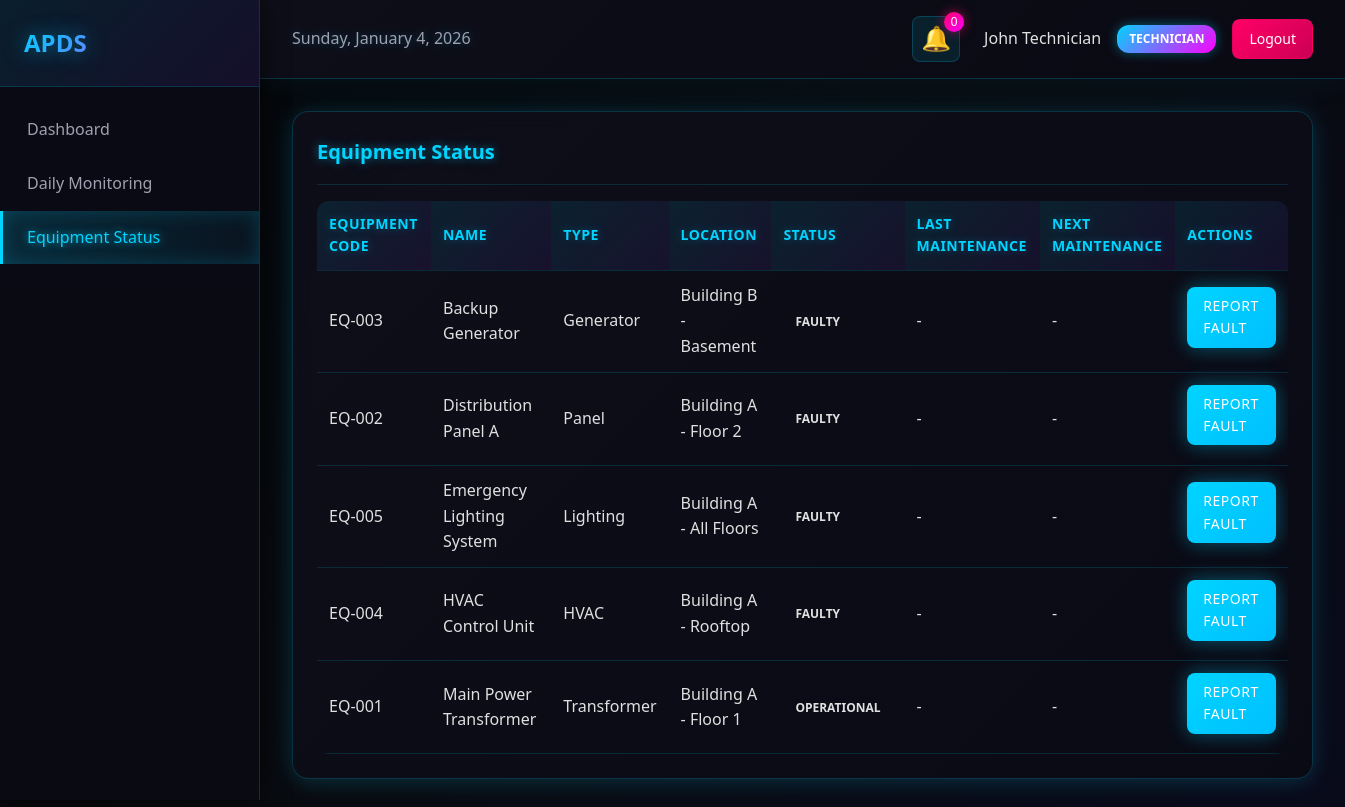
The page /forms/equipment-status (signed in) on the database its author committed.
### tables this page shows
CREATE TABLE users (
                id INTEGER PRIMARY KEY AUTOINCREMENT,
                username TEXT UNIQUE NOT NULL,
                email TEXT UNIQUE NOT NULL,
                password_hash TEXT NOT NULL,
                role TEXT NOT NULL CHECK(role IN ('technician', 'engineer', 'dm', 'dgm', 'vendor')),
                full_name TEXT NOT NULL,
                department TEXT,
                created_at TIMESTAMP DEFAULT CURRENT_TIMESTAMP,
                is_active INTEGER DEFAULT 1
            );

CREATE TABLE equipment (
                id INTEGER PRIMARY KEY AUTOINCREMENT,
                equipment_code TEXT UNIQUE NOT NULL,
                equipment_name TEXT NOT NULL,
                equipment_type TEXT NOT NULL,
                location TEXT NOT NULL,
                status TEXT DEFAULT 'operational' CHECK(status IN ('operational', 'maintenance', 'faulty', 'decommissioned')),
                last_maintenance_date DATE,
                next_maintenance_date DATE,
                created_at TIMESTAMP DEFAULT CURRENT_TIMESTAMP
            );

### app/routes/form_routes.py (the view)
@forms_bp.route('/forms/equipment-status')
def equipment_status():
    auth_check = require_auth()
    if auth_check:
        return auth_check
    user = auth_controller.get_current_user()
    equipment = equipment_controller.get_all_equipment()
    notifications = notification_controller.get_user_notifications(unread_only=True)
    return render_template('forms/equipment_status.html',
                         user=user,
                         equipment=equipment.get('data', []),
                         notifications=notifications.get('data', []))

### app/controllers/auth_controller.py (called while the page is built)
    def get_current_user(self) -> dict:
        if 'user_id' not in session:
            return None
        user = self.auth_service.get_user_by_id(session['user_id'])
        if user:
            return user.to_dict()
        return None

    def is_authenticated(self) -> bool:
        return 'user_id' in session

### app/controllers/equipment_controller.py (called while the page is built)
    def get_all_equipment(self) -> dict:
        try:
            equipment_list = self.equipment_repository.find_all()
            return {
                'success': True,
                'data': [eq.to_dict() for eq in equipment_list]
            }
        except Exception as e:
            return {
                'success': False,
                'message': str(e)
            }

### app/controllers/notification_controller.py (called while the page is built)
    def get_user_notifications(self, unread_only: bool = False) -> dict:
        try:
            user_id = session.get('user_id')
            if not user_id:
                return {'success': False, 'message': 'Not authenticated'}
            notifications = self.notification_service.get_user_notifications(user_id, unread_only)
            return {
                'success': True,
                'data': [notif.to_dict() for notif in notifications]
            }
        except Exception as e:
            return {
                'success': False,
                'message': str(e)
            }

### app/models/equipment.py (called while the page is built)
    @classmethod
    def from_dict(cls, data: dict):
        return cls(
            id=data.get('id'),
            equipment_code=data.get('equipment_code', ''),
            equipment_name=data.get('equipment_name', ''),
            equipment_type=data.get('equipment_type', ''),
            location=data.get('location', ''),
            status=data.get('status', 'operational'),
            last_maintenance_date=datetime.fromisoformat(data['last_maintenance_date']).date() if data.get('last_maintenance_date') else None,
            next_maintenance_date=datetime.fromisoformat(data['next_maintenance_date']).date() if data.get('next_maintenance_date') else None,
            created_at=datetime.fromisoformat(data['created_at']) if data.get('created_at') else None
        )

### app/models/user.py (called while the page is built)
    def to_dict(self) -> dict:
        return {
            'id': self.id,
            'username': self.username,
            'email': self.email,
            'role': self.role,
            'full_name': self.full_name,
            'created_at': self.created_at.isoformat() if self.created_at else None,
            'is_active': self.is_active
        }

### app/templates/forms/equipment_status.html (shortened to what this page needs)
{% extends "base.html" %}
{% block sidebar_menu %}
<a href="{{ url_for('dashboard.technician_dashboard') }}">Dashboard</a>
<a href="{{ url_for('forms.daily_monitoring') }}">Daily Monitoring</a>
<a href="{{ url_for('forms.equipment_status') }}" class="active">Equipment Status</a>
{% endblock %}
{% block content %}
<div class="card">
    <div class="card-header">
        <h2 class="card-title">Equipment Status</h2>
    </div>
    <div class="table-container">
        <table>
            <thead>
                <tr>
                    <th>Equipment Code</th>
                    <th>Name</th>
                    <th>Type</th>
                    <th>Location</th>
                    <th>Status</th>
                    <th>Last Maintenance</th>
                    <th>Next Maintenance</th>
                    <th>Actions</th>
                </tr>
            </thead>
            <tbody>
                {% for eq in equipment %}
                <tr>
                    <td>{{ eq.equipment_code }}</td>
                    <td>{{ eq.equipment_name }}</td>
                    <td>{{ eq.equipment_type }}</td>
                    <td>{{ eq.location }}</td>
                    <td>
                        <span class="status-badge status-{{ eq.status }}">
                            {{ eq.status }}
                        </span>
                    </td>
                    <td>{{ eq.last_maintenance_date or '-' }}</td>
                    <td>{{ eq.next_maintenance_date or '-' }}</td>
                    <td>
                        <a href="{{ url_for('forms.report_fault', equipment_id=eq.id) }}" class="btn btn-primary" style="padding: 0.5rem 1rem; font-size: 0.875rem;">Report Fault</a>
                    </td>
                </tr>
                {% endfor %}
            </tbody>
        </table>
    </div>
</div>
{% endblock %}

### app/templates/base.html (shortened to what this page needs)
<!DOCTYPE html>
<html lang="en">
<head>
    <link rel="stylesheet" href="{{ url_for('static', filename='css/main.css') }}">
</head>
<body>
    {% if user %}
    <div class="dashboard-container">
        <aside class="sidebar">
            <div class="sidebar-header">
                <h2>APDS</h2>
            </div>
            <nav class="sidebar-nav">
                {% block sidebar_menu %}{% endblock %}
            </nav>
        </aside>
        <div class="main-content">
            <header class="top-navbar">
                <div class="navbar-left">
                    <span class="current-date" id="currentDate"></span>
                </div>
                <div class="navbar-right">
                    <div class="notifications-dropdown">
                        <button class="notification-btn" id="notificationBtn">
                            🔔
                            <span class="notification-badge" id="notificationBadge">0</span>
                        </button>
                    </div>
                    <div class="user-profile">
                        <span class="user-name">{{ user.full_name }}</span>
                        <span class="user-role">{{ user.role|upper }}</span>
                        <a href="{{ url_for('auth.logout') }}" class="logout-btn">Logout</a>
                    </div>
                </div>
            </header>
            <main class="content-area">
                {% block content %}{% endblock %}
            </main>
        </div>
    </div>
    {% else %}
    <div class="auth-container">
        {% block auth_content %}{% endblock %}
    </div>
    {% endif %}
</body>
</html>

### rows shown on the page
users: full_name "John Technician", role "TECHNICIAN"
equipment: equipment_code "EQ-003", equipment_name "Backup Generator", equipment_type "Generator", location "Building B - Basement", status "FAULTY", last_maintenance_date "-", next_maintenance_date "-"
equipment: equipment_code "EQ-002", equipment_name "Distribution Panel A", equipment_type "Panel", location "Building A - Floor 2", status "FAULTY", last_maintenance_date "-", next_maintenance_date "-"
equipment: equipment_code "EQ-005", equipment_name "Emergency Lighting System", equipment_type "Lighting", location "Building A - All Floors", status "FAULTY", last_maintenance_date "-", next_maintenance_date "-"
equipment: equipment_code "EQ-004", equipment_name "HVAC Control Unit", equipment_type "HVAC", location "Building A - Rooftop", status "FAULTY", last_maintenance_date "-", next_maintenance_date "-"
equipment: equipment_code "EQ-001", equipment_name "Main Power Transformer", equipment_type "Transformer", location "Building A - Floor 1", status "OPERATIONAL", last_maintenance_date "-", next_maintenance_date "-"
